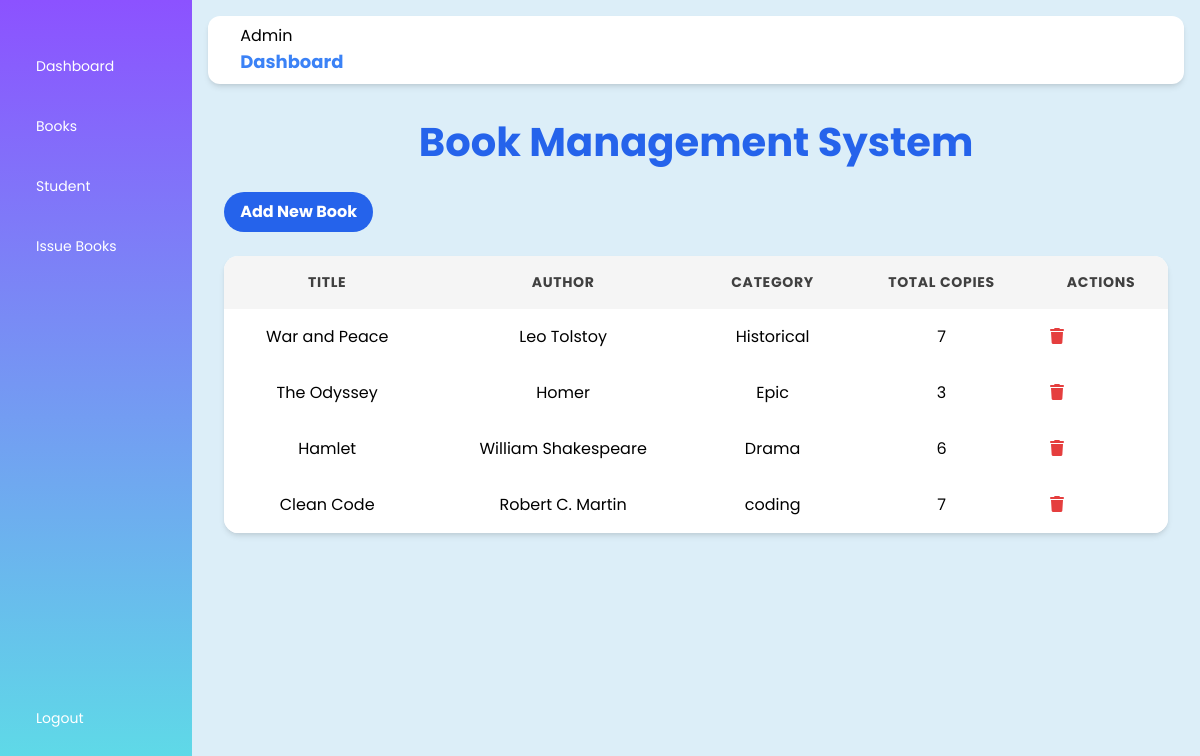
Screenshot of /admin/manage-books.php (signed in) with the database file from the repository.
### tables this page shows
CREATE TABLE `books` (
  `id` int(11) NOT NULL,
  `title` varchar(255) NOT NULL,
  `author` varchar(255) NOT NULL,
  `genre` varchar(100) DEFAULT NULL,
  `total_copies` int(11) NOT NULL
);

### admin/manage-books.php (the view, shortened to what this page needs)
<!DOCTYPE html>
<html>
<head>
  <link rel="stylesheet" href="style.css">
  <link rel="stylesheet" href="https://cdnjs.cloudflare.com/ajax/libs/font-awesome/6.6.0/css/all.min.css">
</head>
<body>
  <?php include('layout.php'); ?>
  <div class="container mx-auto px-4 py-8">
    <h1 class="header-title">Book Management System</h1>
    <div>
      <button onclick="window.location.href='add-books.php'" class="add-book-btn">Add New Book</button>
    </div>
    <div class="book-container">
      <table class="book-table">
        <thead>
          <tr>
            <th>Title</th>
            <th>Author</th>
            <th>category</th>
            <th>Total Copies</th>
            <th>Actions</th>
          </tr>
        </thead>
        <tbody>
          <?php
include('../connect.php');
$sql = "SELECT id, title, author, genre, total_copies FROM books";
$result = $conn->query($sql);
if ($result->num_rows > 0) {
  while($row = $result->fetch_assoc()) {
    echo "<tr>";
    echo "<td>" . htmlspecialchars($row['title']) . "</td>";
    echo "<td>" . htmlspecialchars($row['author']) . "</td>";
    echo "<td>" . htmlspecialchars($row['genre']) . "</td>";
    echo "<td>" . htmlspecialchars($row['total_copies']) . "</td>";
    echo "<td class='action-buttons'>";
    echo "<a href='delete-book.php?id=" . $row['id'] . "' class='delete-btn' onclick=\"return confirm('Are you sure you want to delete this book?');\"><i class='fa fa-trash'></i></a>";
    echo "</td>";
    echo "</tr>";
  }
} else {
  echo "<tr><td colspan='5'>No books found</td></tr>";
}
?>
        </tbody>
      </table>
    </div>
  </div>
</body>
</html>

### admin/style.css (style rules this page uses)
body { font-family: Arial, Helvetica, sans-serif; }
.container { padding:20px 150px; }

### admin/manage-books.php (style rules this page uses)
body { font-family: Arial, sans-serif; margin: 0; padding: 0; background-color: #f7f7f7; }
.container { padding-left: 1rem; padding-right: 1rem; padding-top: 2rem; padding-bottom: 2rem; width: 100%; }
.header-title { margin-bottom: 2rem; font-size: 2.5rem; line-height: 2.25rem; font-weight: 700; text-align: center; color: #2563EB; }
.add-book-btn { background-color: #2563eb; color: white; font-weight: bold; padding: 0.5rem 1rem; border-radius: 50px; border: none; cursor: pointer; transition: transform 0.3s ease-in-out; }
.book-container { overflow: hidden; border-radius: 0.9rem; background-color: #fefefe; box-shadow: 0 4px 6px -1px rgba(0, 0, 0, 0.1), 0 2px 4px -1px rgba(0, 0, 0, 0.06); margin-top: 1.5rem; }
.book-table { border-top-width: 1px; border-color: #E5E7EB; min-width: 100%; border: none; }
.book-table th, .book-table td { padding: 1rem; text-align: center; justify-content: space-between; }
.book-table th { background-color: #F5F5F5; color: #404040; font-size: 0.875rem; text-transform: uppercase; letter-spacing: 0.05em; }
.book-table tbody tr:nth-child(even) { background-color: #F9FAFB; }
.book-table tbody td { background-color: #ffffff; }
.action-buttons { display: flex; gap: 0.5rem; }
.delete-btn { color: #E53E3E; background-color: transparent; border: none; cursor: pointer; }

### rows the page displays
books: title "War and Peace", author "Leo Tolstoy", genre "Historical", total_copies "7"
books: title "The Odyssey", author "Homer", genre "Epic", total_copies "3"
books: title "Hamlet", author "William Shakespeare", genre "Drama", total_copies "6"
books: title "Clean Code", author "Robert C. Martin", genre "coding", total_copies "7"
